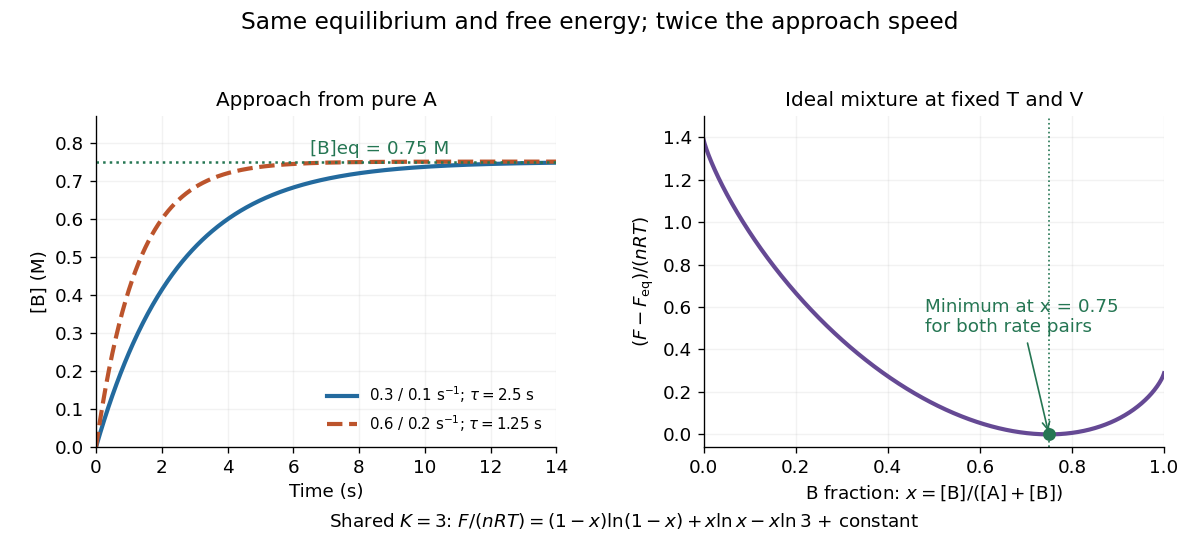

The Python source for this figure:
"""Compare relaxation speeds and the shared ideal-mixture free-energy minimum.

Run from _media: MPLBACKEND=Agg MPLCONFIGDIR=/tmp python ../equilibrium-vs-rate.py
Writes an opaque white PNG to the current working directory.
Tested with Python 3.14.4, NumPy 2.3.5, Matplotlib 3.10.7.
"""

from pathlib import Path

import matplotlib.pyplot as plt
import numpy as np


def main():
    kf, kr = 0.3, 0.1
    ratio = kf / kr
    x_eq = ratio / (1.0 + ratio)
    time = np.linspace(0.0, 14.0, 561)
    base = x_eq * (1.0 - np.exp(-(kf + kr) * time))
    faster = x_eq * (1.0 - np.exp(-2.0 * (kf + kr) * time))
    x = np.linspace(0.0, 1.0, 1001)

    def free_energy(fraction):
        fraction = np.asarray(fraction)
        other = 1.0 - fraction
        return (fraction * np.log(np.maximum(fraction, np.finfo(float).tiny))
                + other * np.log(np.maximum(other, np.finfo(float).tiny))
                - fraction * np.log(ratio))

    excess = free_energy(x) - free_energy(x_eq)
    assert np.allclose(faster, x_eq * (1.0 - np.exp(-(kf + kr) * (2.0 * time))))
    assert np.isclose(x_eq, 0.75)
    assert np.isclose(x[np.argmin(excess)], x_eq)
    assert np.all(excess >= -1e-12)
    assert np.isclose(free_energy(x_eq), -np.log(4.0))
    driving = np.log(x[1:-1] / (1 - x[1:-1])) - np.log(ratio)
    net = kf * (1 - x[1:-1]) - kr * x[1:-1]
    assert np.all(driving * net <= 1e-12)

    plt.rcParams.update({"font.size": 11, "figure.facecolor": "white",
                         "axes.facecolor": "white", "savefig.facecolor": "white",
                         "axes.spines.top": False, "axes.spines.right": False})
    fig, (speed, potential) = plt.subplots(1, 2, figsize=(10.0, 4.6), dpi=120)
    fig.subplots_adjust(left=0.08, right=0.97, bottom=0.19, top=0.79, wspace=0.32)
    fig.suptitle("Same equilibrium and free energy; twice the approach speed", fontsize=14)
    blue, orange, green = "#236a9e", "#bc542c", "#257653"
    speed.plot(time, base, color=blue, lw=2.5, label=r"0.3 / 0.1 s$^{-1}$; $\tau=2.5$ s")
    speed.plot(time, faster, color=orange, lw=2.5, ls="--", label=r"0.6 / 0.2 s$^{-1}$; $\tau=1.25$ s")
    speed.axhline(x_eq, color=green, ls=":", lw=1.5)
    speed.text(6.5, 0.77, "[B]eq = 0.75 M", color=green)
    speed.set(xlabel="Time (s)", ylabel="[B] (M)", xlim=(0, 14), ylim=(0, 0.87))
    speed.set_title("Approach from pure A", fontsize=12)
    speed.legend(loc="lower right", fontsize=9, frameon=False)
    potential.plot(x, excess, color="#654994", lw=2.5)
    potential.scatter([x_eq], [0], color=green, s=45, zorder=3)
    potential.axvline(x_eq, color=green, ls=":", lw=1)
    potential.annotate("Minimum at x = 0.75\nfor both rate pairs", xy=(x_eq, 0),
                       xytext=(0.48, 0.48), color=green,
                       arrowprops={"arrowstyle": "->", "color": green})
    potential.set(xlabel=r"B fraction: $x=[\mathrm{B}]/([\mathrm{A}]+[\mathrm{B}])$",
                  ylabel=r"$(F-F_{\rm eq})/(nRT)$", xlim=(0, 1), ylim=(-0.06, 1.5))
    potential.set_title("Ideal mixture at fixed T and V", fontsize=12)
    for axis in (speed, potential):
        axis.grid(alpha=0.16)
    fig.text(0.52, 0.045, r"Shared $K=3$: $F/(nRT)=(1-x)\ln(1-x)+x\ln x-x\ln3$ + constant",
             ha="center", fontsize=11)
    fig.savefig(Path.cwd() / "equilibrium-vs-rate.png", transparent=False)
    plt.close(fig)
    print(f"K={ratio:g}; equilibrium fraction={x_eq:g}; relaxation times=2.5, 1.25 s")


if __name__ == "__main__":
    main()
